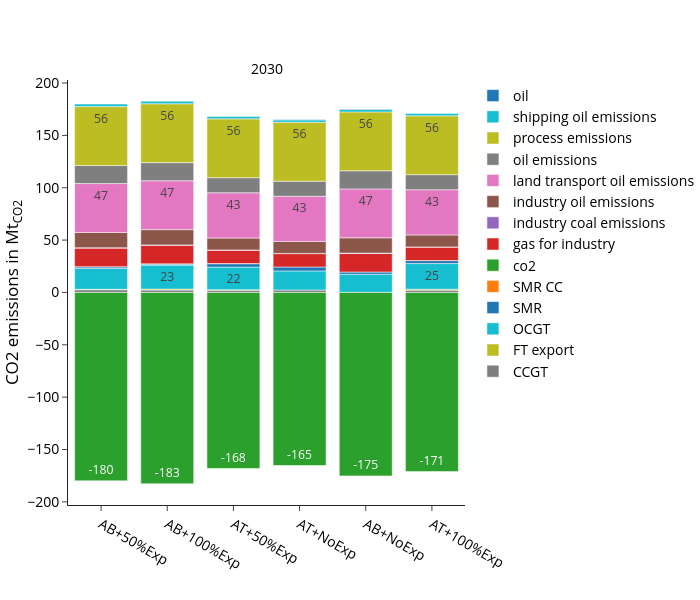

Notebook source saved alongside this figure:
### Code cell
fig_name = "co2_emissions_mt"
fig = px.bar(
    df, 
    **fig_kwargs,
    labels={"value":"CO2 emissions in Mt<sub>CO2</sub>",
            "year":"",
            "variable":"", 
            "scen":""
            },
    color_discrete_map=colors["co2"],
    category_orders={
        "variable":list(colors["co2"].keys()),
        "scen": scen_order
        },
    #facet_col_wrap=1, facet_col_spacing=0.07,
)
fig.update_layout(legend_traceorder="reversed",)
update_layout(fig)

print("Totals per scenario and year:", supply_sum_df)
fig.show()
#save_plotly_fig(supply_df, fig, sdir, f"{idx_group_name}_{fig_name}")

### Figure 1 — Plotly figure (JSON) as saved in the notebook; plotly's stock layout.template omitted (floating-point values rounded to 4 significant figures)
{"data": [{"hovertemplate": "=%{x}<br>CO2 emissions in Mt<sub>CO2</sub>=%{text}<extra></extra>", "legendgroup": "CCGT", "marker": {"color": "#7F7F7F", "pattern": {"shape": ""}}, "name": "CCGT", "orientation": "v", "showlegend": true, "text": [2.3, 2.6, 0.1, 2.2, 2.2, 2.3], "textangle": 0, "textposition": "inside", "texttemplate": "%{y:.0f}", "type": "bar", "x": ["AB+100%Exp", "AB+50%Exp", "AB+NoExp", "AT+100%Exp", "AT+50%Exp", "AT+NoExp"], "xaxis": "x", "y": [2.3, 2.6, 0.1, 2.2, 2.2, 2.3], "yaxis": "y"}, {"hovertemplate": "=%{x}<br>CO2 emissions in Mt<sub>CO2</sub>=%{text}<extra></extra>", "legendgroup": "FT export", "marker": {"color": "#BCBD22", "pattern": {"shape": ""}}, "name": "FT export", "orientation": "v", "showlegend": true, "text": [0.9, 0.4, 0.9, 0.4], "textangle": 0, "textposition": "inside", "texttemplate": "%{y:.0f}", "type": "bar", "x": ["AB+100%Exp", "AB+50%Exp", "AT+100%Exp", "AT+50%Exp"], "xaxis": "x", "y": [0.9, 0.4, 0.9, 0.4], "yaxis": "y"}, {"hovertemplate": "=%{x}<br>CO2 emissions in Mt<sub>CO2</sub>=%{text}<extra></extra>", "legendgroup": "OCGT", "marker": {"color": "#17BECF", "pattern": {"shape": ""}}, "name": "OCGT", "orientation": "v", "showlegend": true, "text": [22.9, 19.9, 17.3, 24.5, 21.6, 18.3], "textangle": 0, "textposition": "inside", "texttemplate": "%{y:.0f}", "type": "bar", "x": ["AB+100%Exp", "AB+50%Exp", "AB+NoExp", "AT+100%Exp", "AT+50%Exp", "AT+NoExp"], "xaxis": "x", "y": [22.9, 19.9, 17.3, 24.5, 21.6, 18.3], "yaxis": "y"}, {"hovertemplate": "=%{x}<br>CO2 emissions in Mt<sub>CO2</sub>=%{text}<extra></extra>", "legendgroup": "SMR", "marker": {"color": "#1F77B4", "pattern": {"shape": ""}}, "name": "SMR", "orientation": "v", "showlegend": true, "text": [1.1, 1.6, 2.1, 2.8, 3.3, 3.7], "textangle": 0, "textposition": "inside", "texttemplate": "%{y:.0f}", "type": "bar", "x": ["AB+100%Exp", "AB+50%Exp", "AB+NoExp", "AT+100%Exp", "AT+50%Exp", "AT+NoExp"], "xaxis": "x", "y": [1.1, 1.6, 2.1, 2.8, 3.3, 3.7], "yaxis": "y"}, {"hovertemplate": "=%{x}<br>CO2 emissions in Mt<sub>CO2</sub>=%{text}<extra></extra>", "legendgroup": "SMR CC", "marker": {"color": "#FF7F0E", "pattern": {"shape": ""}}, "name": "SMR CC", "orientation": "v", "showlegend": true, "text": [0.1, 0.1, 0.1, 0.1], "textangle": 0, "textposition": "inside", "texttemplate": "%{y:.0f}", "type": "bar", "x": ["AB+100%Exp", "AB+50%Exp", "AT+100%Exp", "AT+50%Exp"], "xaxis": "x", "y": [0.1, 0.1, 0.1, 0.1], "yaxis": "y"}, {"hovertemplate": "=%{x}<br>CO2 emissions in Mt<sub>CO2</sub>=%{text}<extra></extra>", "legendgroup": "co2", "marker": {"color": "#2CA02C", "pattern": {"shape": ""}}, "name": "co2", "orientation": "v", "showlegend": true, "text": [-182.7, -179.9, -175.2, -171.1, -168.1, -165.3], "textangle": 0, "textposition": "inside", "texttemplate": "%{y:.0f}", "type": "bar", "x": ["AB+100%Exp", "AB+50%Exp", "AB+NoExp", "AT+100%Exp", "AT+50%Exp", "AT+NoExp"], "xaxis": "x", "y": [-182.7, -179.9, -175.2, -171.1, -168.1, -165.3], "yaxis": "y"}, {"hovertemplate": "=%{x}<br>CO2 emissions in Mt<sub>CO2</sub>=%{text}<extra></extra>", "legendgroup": "gas for industry", "marker": {"color": "#D62728", "pattern": {"shape": ""}}, "name": "gas for industry", "orientation": "v", "showlegend": true, "text": [17.8, 17.8, 17.8, 12.8, 12.8, 12.8], "textangle": 0, "textposition": "inside", "texttemplate": "%{y:.0f}", "type": "bar", "x": ["AB+100%Exp", "AB+50%Exp", "AB+NoExp", "AT+100%Exp", "AT+50%Exp", "AT+NoExp"], "xaxis": "x", "y": [17.8, 17.8, 17.8, 12.8, 12.8, 12.8], "yaxis": "y"}, {"hovertemplate": "=%{x}<br>CO2 emissions in Mt<sub>CO2</sub>=%{text}<extra></extra>", "legendgroup": "industry coal emissions", "marker": {"color": "#9467BD", "pattern": {"shape": ""}}, "name": "industry coal emissions", "orientation": "v", "showlegend": true, "text": [0.3, 0.3, 0.3, 0.2, 0.2, 0.2], "textangle": 0, "textposition": "inside", "texttemplate": "%{y:.0f}", "type": "bar", "x": ["AB+100%Exp", "AB+50%Exp", "AB+NoExp", "AT+100%Exp", "AT+50%Exp", "AT+NoExp"], "xaxis": "x", "y": [0.3, 0.3, 0.3, 0.2, 0.2, 0.2], "yaxis": "y"}, {"hovertemplate": "=%{x}<br>CO2 emissions in Mt<sub>CO2</sub>=%{text}<extra></extra>", "legendgroup": "industry oil emissions", "marker": {"color": "#8C564B", "pattern": {"shape": ""}}, "name": "industry oil emissions", "orientation": "v", "showlegend": true, "text": [14.6, 14.6, 14.6, 11.4, 11.4, 11.4], "textangle": 0, "textposition": "inside", "texttemplate": "%{y:.0f}", "type": "bar", "x": ["AB+100%Exp", "AB+50%Exp", "AB+NoExp", "AT+100%Exp", "AT+50%Exp", "AT+NoExp"], "xaxis": "x", "y": [14.6, 14.6, 14.6, 11.4, 11.4, 11.4], "yaxis": "y"}, {"hovertemplate": "=%{x}<br>CO2 emissions in Mt<sub>CO2</sub>=%{text}<extra></extra>", "legendgroup": "land transport oil emissions", "marker": {"color": "#E377C2", "pattern": {"shape": ""}}, "name": "land transport oil emissions", "orientation": "v", "showlegend": true, "text": [46.7, 46.7, 46.7, 43.2, 43.2, 43.2], "textangle": 0, "textposition": "inside", "texttemplate": "%{y:.0f}", "type": "bar", "x": ["AB+100%Exp", "AB+50%Exp", "AB+NoExp", "AT+100%Exp", "AT+50%Exp", "AT+NoExp"], "xaxis": "x", "y": [46.7, 46.7, 46.7, 43.2, 43.2, 43.2], "yaxis": "y"}, {"hovertemplate": "=%{x}<br>CO2 emissions in Mt<sub>CO2</sub>=%{text}<extra></extra>", "legendgroup": "oil emissions", "marker": {"color": "#7F7F7F", "pattern": {"shape": ""}}, "name": "oil emissions", "orientation": "v", "showlegend": true, "text": [17.3, 17.3, 17.3, 14.4, 14.4, 14.4], "textangle": 0, "textposition": "inside", "texttemplate": "%{y:.0f}", "type": "bar", "x": ["AB+100%Exp", "AB+50%Exp", "AB+NoExp", "AT+100%Exp", "AT+50%Exp", "AT+NoExp"], "xaxis": "x", "y": [17.3, 17.3, 17.3, 14.4, 14.4, 14.4], "yaxis": "y"}, {"hovertemplate": "=%{x}<br>CO2 emissions in Mt<sub>CO2</sub>=%{text}<extra></extra>", "legendgroup": "process emissions", "marker": {"color": "#BCBD22", "pattern": {"shape": ""}}, "name": "process emissions", "orientation": "v", "showlegend": true, "text": [56.2, 56.2, 56.2, 56.2, 56.2, 56.2], "textangle": 0, "textposition": "inside", "texttemplate": "%{y:.0f}", "type": "bar", "x": ["AB+100%Exp", "AB+50%Exp", "AB+NoExp", "AT+100%Exp", "AT+50%Exp", "AT+NoExp"], "xaxis": "x", "y": [56.2, 56.2, 56.2, 56.2, 56.2, 56.2], "yaxis": "y"}, {"hovertemplate": "=%{x}<br>CO2 emissions in Mt<sub>CO2</sub>=%{text}<extra></extra>", "legendgroup": "shipping oil emissions", "marker": {"color": "#17BECF", "pattern": {"shape": ""}}, "name": "shipping oil emissions", "orientation": "v", "showlegend": true, "text": [2.4, 2.4, 2.4, 2.3, 2.3, 2.3], "textangle": 0, "textposition": "inside", "texttemplate": "%{y:.0f}", "type": "bar", "x": ["AB+100%Exp", "AB+50%Exp", "AB+NoExp", "AT+100%Exp", "AT+50%Exp", "AT+NoExp"], "xaxis": "x", "y": [2.4, 2.4, 2.4, 2.3, 2.3, 2.3], "yaxis": "y"}, {"hovertemplate": "=%{x}<br>CO2 emissions in Mt<sub>CO2</sub>=%{text}<extra></extra>", "legendgroup": "oil", "marker": {"color": "#1F77B4", "pattern": {"shape": ""}}, "name": "oil", "orientation": "v", "showlegend": true, "text": [0.4, 0.4], "textangle": 0, "textposition": "inside", "texttemplate": "%{y:.0f}", "type": "bar", "x": ["AB+NoExp", "AT+NoExp"], "xaxis": "x", "y": [0.4, 0.4], "yaxis": "y"}], "layout": {"annotations": [{"font": {}, "showarrow": false, "text": "2030", "x": 0.5, "xanchor": "center", "xref": "paper", "y": 1, "yanchor": "bottom", "yref": "paper"}], "barmode": "relative", "height": 600, "legend": {"title": {"text": ""}, "tracegroupgap": 0, "traceorder": "reversed"}, "width": 700, "xaxis": {"anchor": "y", "categoryarray": ["AB+50%Exp", "AB+100%Exp", "AT+50%Exp", "AT+NoExp"], "categoryorder": "array", "domain": [0, 1], "title": {"text": ""}}, "yaxis": {"anchor": "x", "domain": [0, 1], "title": {"text": "CO2 emissions in Mt<sub>CO2</sub>"}}}}
